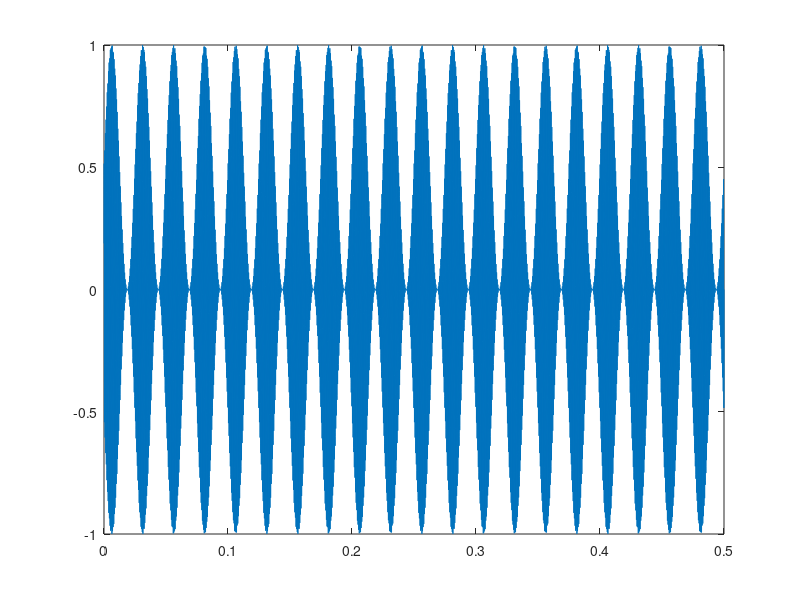

Source code (MATLAB): (Note: this script raises an error after producing the figure.)
ops.stim_time = 0.5;                                         % sec
ops.isi_time = 0.5;


ops.num_freqs = 10;
ops.freq_scale = 'log'; % 'log' or 'linear'
ops.increase_factor = 1.5;


ops.start_freq = 2000;
ops.end_freq = 90000;
ops.resoluction_per_octave = 1/24/8;
ops.grating_angles = [5, 4, 3, 2, 1, 0, -1, -2, -3, -4]*pi/10;
ops.stim_amplitude = 1; % 8 is good, seems similar to 4 with sam tones

%%
control_carrier_freq = zeros(1, ops.num_freqs);
control_carrier_freq(1) = ops.start_freq;
for ii = 2:ops.num_freqs
    control_carrier_freq(ii) = control_carrier_freq(ii-1) * ops.increase_factor;
end

%%
Fs = 32768; %HZ
tone_x = 1/Fs:1/Fs:ops.stim_time;
all_tones = zeros(ops.num_freqs, numel(tone_x));
am1 = (sin(tone_x*40*2*pi)+1)/2;
for n_fr = 1:ops.num_freqs
    all_tones(n_fr,:) = sin(tone_x*control_carrier_freq(n_fr)*2*pi).*am1;
end
ops.Fs = Fs;

stim_data.all_tones = all_tones;

isi = zeros(1, numel(tone_x));

figure; plot(tone_x,  all_tones(1,:))

%%
sam_pat1 = [1 1 1 1 1 3];

sound_all_sam = cell(numel(sam_pat1),1);
for n_pt = 1:numel(sam_pat1)

    sound_all_sam{n_pt} = [stim_data.all_tones(sam_pat1(n_pt),:), isi];
end

sound_all_sam2 = cat(2, sound_all_sam{:});

%%


ops.sig_dt = 1/ops.Fs;
disp('Generating gratings...');
grating_stim = f_generate_freq_grating(ops);

% adjust amplitude
grating_stim_norm = zeros(size(grating_stim));
for ii = 1:size(grating_stim,1)
%     grating_stim_norm(ii,:) = grating_stim(ii,:)./max(abs(grating_stim(ii,:)))*stim_amplitude;
    %grating_stim_norm(ii,:) = grating_stim(ii,:)*10/(5*std(grating_stim(ii,:)));
    grating_stim_norm(ii,:) = grating_stim(ii,:)*ops.stim_amplitude/(5*std(grating_stim(ii,:)));
end

%%
fg_pat1 = [3 3 3 3 3 8];

sound_all_fg = cell(numel(fg_pat1),1);
for n_pt = 1:numel(fg_pat1)

    sound_all_fg{n_pt} = [grating_stim_norm(fg_pat1(n_pt),:), isi];
end

sound_all_fg2 = cat(2, sound_all_fg{:});

%%
sound(sound_all_sam2, ops.Fs);

sound(sound_all_fg2, ops.Fs);

%%
audiowrite('sam_oddball.wav', sound_all_sam2,ops.Fs)


audiowrite('fg_oddball.wav', sound_all_fg2,ops.Fs)

